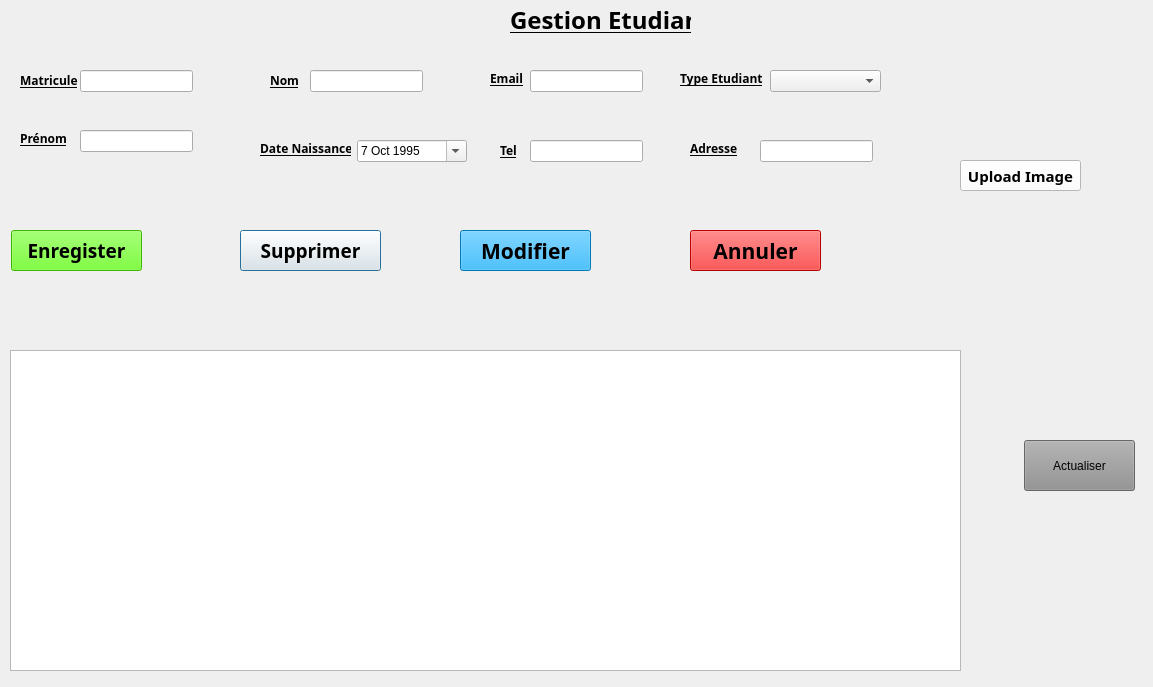
<?xml version="1.0" encoding="UTF-8"?>
<ui version="4.0">
 <class>Dialog</class>
 <widget class="QDialog" name="Dialog">
  <property name="geometry">
   <rect>
    <x>0</x>
    <y>0</y>
    <width>1153</width>
    <height>687</height>
   </rect>
  </property>
  <property name="windowTitle">
   <string>Dialog</string>
  </property>
  <widget class="QPushButton" name="Delete_btn">
   <property name="geometry">
    <rect>
     <x>240</x>
     <y>230</y>
     <width>141</width>
     <height>41</height>
    </rect>
   </property>
   <property name="font">
    <font>
     <family>Agency FB</family>
     <pointsize>14</pointsize>
     <weight>75</weight>
     <bold>true</bold>
    </font>
   </property>
   <property name="text">
    <string>Supprimer</string>
   </property>
   <property name="icon">
    <iconset resource="ressource.qrc">
     <normaloff>:/images/trash_1.png</normaloff>:/images/trash_1.png</iconset>
   </property>
  </widget>
  <widget class="QDateEdit" name="Date">
   <property name="enabled">
    <bool>true</bool>
   </property>
   <property name="geometry">
    <rect>
     <x>357</x>
     <y>140</y>
     <width>110</width>
     <height>22</height>
    </rect>
   </property>
   <property name="calendarPopup">
    <bool>true</bool>
   </property>
   <property name="date">
    <date>
     <year>1995</year>
     <month>10</month>
     <day>7</day>
    </date>
   </property>
  </widget>
  <widget class="QPushButton" name="pushButton_4">
   <property name="geometry">
    <rect>
     <x>1024</x>
     <y>440</y>
     <width>111</width>
     <height>51</height>
    </rect>
   </property>
   <property name="styleSheet">
    <string notr="true">background-color: rgb(143, 143, 143);</string>
   </property>
   <property name="text">
    <string>Actualiser</string>
   </property>
   <property name="icon">
    <iconset resource="ressource.qrc">
     <normaloff>:/images/rotate.png</normaloff>:/images/rotate.png</iconset>
   </property>
  </widget>
  <widget class="QPushButton" name="Add_Etudiant">
   <property name="geometry">
    <rect>
     <x>11</x>
     <y>230</y>
     <width>131</width>
     <height>41</height>
    </rect>
   </property>
   <property name="font">
    <font>
     <family>Agency FB</family>
     <pointsize>14</pointsize>
     <weight>75</weight>
     <bold>true</bold>
    </font>
   </property>
   <property name="styleSheet">
    <string notr="true">background-color: rgb(85, 255, 0);</string>
   </property>
   <property name="text">
    <string>Enregister</string>
   </property>
   <property name="icon">
    <iconset resource="ressource.qrc">
     <normaloff>:/images/plus-button.png</normaloff>:/images/plus-button.png</iconset>
   </property>
  </widget>
  <widget class="QTableView" name="tableView">
   <property name="geometry">
    <rect>
     <x>10</x>
     <y>350</y>
     <width>951</width>
     <height>321</height>
    </rect>
   </property>
  </widget>
  <widget class="QLabel" name="Label">
   <property name="geometry">
    <rect>
     <x>270</x>
     <y>70</y>
     <width>41</width>
     <height>20</height>
    </rect>
   </property>
   <property name="font">
    <font>
     <family>Agency FB</family>
     <pointsize>9</pointsize>
     <weight>75</weight>
     <bold>true</bold>
     <underline>true</underline>
    </font>
   </property>
   <property name="text">
    <string>Nom</string>
   </property>
  </widget>
  <widget class="QLabel" name="Label_6">
   <property name="geometry">
    <rect>
     <x>260</x>
     <y>140</y>
     <width>91</width>
     <height>16</height>
    </rect>
   </property>
   <property name="font">
    <font>
     <family>Agency FB</family>
     <pointsize>9</pointsize>
     <weight>75</weight>
     <bold>true</bold>
     <underline>true</underline>
    </font>
   </property>
   <property name="text">
    <string>Date Naissance</string>
   </property>
  </widget>
  <widget class="QLabel" name="Label_7">
   <property name="geometry">
    <rect>
     <x>680</x>
     <y>70</y>
     <width>91</width>
     <height>16</height>
    </rect>
   </property>
   <property name="font">
    <font>
     <family>Agency FB</family>
     <pointsize>9</pointsize>
     <weight>75</weight>
     <bold>true</bold>
     <underline>true</underline>
    </font>
   </property>
   <property name="text">
    <string>Type Etudiant</string>
   </property>
  </widget>
  <widget class="QLabel" name="label_8">
   <property name="geometry">
    <rect>
     <x>510</x>
     <y>0</y>
     <width>181</width>
     <height>41</height>
    </rect>
   </property>
   <property name="font">
    <font>
     <family>Agency FB</family>
     <pointsize>18</pointsize>
     <weight>75</weight>
     <bold>true</bold>
     <underline>true</underline>
    </font>
   </property>
   <property name="text">
    <string>Gestion Etudiant</string>
   </property>
   <property name="textFormat">
    <enum>Qt::RichText</enum>
   </property>
  </widget>
  <widget class="QLabel" name="Label_2">
   <property name="geometry">
    <rect>
     <x>20</x>
     <y>130</y>
     <width>51</width>
     <height>16</height>
    </rect>
   </property>
   <property name="font">
    <font>
     <family>Agency FB</family>
     <pointsize>9</pointsize>
     <weight>75</weight>
     <bold>true</bold>
     <underline>true</underline>
    </font>
   </property>
   <property name="text">
    <string>Prénom</string>
   </property>
  </widget>
  <widget class="QLabel" name="Label_3">
   <property name="geometry">
    <rect>
     <x>20</x>
     <y>70</y>
     <width>61</width>
     <height>20</height>
    </rect>
   </property>
   <property name="font">
    <font>
     <family>Agency FB</family>
     <pointsize>9</pointsize>
     <weight>75</weight>
     <bold>true</bold>
     <underline>true</underline>
    </font>
   </property>
   <property name="text">
    <string>Matricule</string>
   </property>
  </widget>
  <widget class="QLabel" name="Label_5">
   <property name="geometry">
    <rect>
     <x>500</x>
     <y>140</y>
     <width>31</width>
     <height>20</height>
    </rect>
   </property>
   <property name="font">
    <font>
     <family>Agency FB</family>
     <pointsize>9</pointsize>
     <weight>75</weight>
     <bold>true</bold>
     <underline>true</underline>
    </font>
   </property>
   <property name="text">
    <string>Tel</string>
   </property>
  </widget>
  <widget class="QLabel" name="Label_4">
   <property name="geometry">
    <rect>
     <x>490</x>
     <y>70</y>
     <width>51</width>
     <height>16</height>
    </rect>
   </property>
   <property name="font">
    <font>
     <family>Agency FB</family>
     <pointsize>9</pointsize>
     <weight>75</weight>
     <bold>true</bold>
     <underline>true</underline>
    </font>
   </property>
   <property name="text">
    <string>Email</string>
   </property>
  </widget>
  <widget class="QPushButton" name="Cancel_btn">
   <property name="geometry">
    <rect>
     <x>690</x>
     <y>230</y>
     <width>131</width>
     <height>41</height>
    </rect>
   </property>
   <property name="font">
    <font>
     <family>Agency FB</family>
     <pointsize>16</pointsize>
     <weight>75</weight>
     <bold>true</bold>
    </font>
   </property>
   <property name="styleSheet">
    <string notr="true">background-color: rgb(255, 0, 0);</string>
   </property>
   <property name="text">
    <string>Annuler</string>
   </property>
   <property name="icon">
    <iconset>
     <normaloff>C:/Users/Babs Beats/Desktop/Projet système d'information parents d'éléves/senschool_Texting/src/images/x-button.png</normaloff>C:/Users/Babs Beats/Desktop/Projet système d'information parents d'éléves/senschool_Texting/src/images/x-button.png</iconset>
   </property>
  </widget>
  <widget class="QComboBox" name="comboBoxTypeEtudiant">
   <property name="geometry">
    <rect>
     <x>770</x>
     <y>70</y>
     <width>111</width>
     <height>22</height>
    </rect>
   </property>
  </widget>
  <widget class="QPushButton" name="Update_btn">
   <property name="geometry">
    <rect>
     <x>460</x>
     <y>230</y>
     <width>131</width>
     <height>41</height>
    </rect>
   </property>
   <property name="font">
    <font>
     <family>Agency FB</family>
     <pointsize>16</pointsize>
     <weight>75</weight>
     <bold>true</bold>
    </font>
   </property>
   <property name="styleSheet">
    <string notr="true">background-color: rgb(0, 170, 255);</string>
   </property>
   <property name="text">
    <string>Modifier</string>
   </property>
   <property name="icon">
    <iconset resource="ressource.qrc">
     <normaloff>:/images/writing.png</normaloff>:/images/writing.png</iconset>
   </property>
  </widget>
  <widget class="QLabel" name="Label_Adresse">
   <property name="geometry">
    <rect>
     <x>690</x>
     <y>140</y>
     <width>51</width>
     <height>16</height>
    </rect>
   </property>
   <property name="font">
    <font>
     <family>Agency FB</family>
     <pointsize>9</pointsize>
     <weight>75</weight>
     <bold>true</bold>
     <underline>true</underline>
    </font>
   </property>
   <property name="text">
    <string>Adresse</string>
   </property>
  </widget>
  <widget class="QLineEdit" name="adresselineEdit">
   <property name="geometry">
    <rect>
     <x>760</x>
     <y>140</y>
     <width>113</width>
     <height>22</height>
    </rect>
   </property>
  </widget>
  <widget class="QLineEdit" name="lineEdit_Matricule">
   <property name="geometry">
    <rect>
     <x>80</x>
     <y>70</y>
     <width>113</width>
     <height>22</height>
    </rect>
   </property>
  </widget>
  <widget class="QLineEdit" name="lineEdit_Nom">
   <property name="geometry">
    <rect>
     <x>310</x>
     <y>70</y>
     <width>113</width>
     <height>22</height>
    </rect>
   </property>
  </widget>
  <widget class="QLineEdit" name="lineEdit_email">
   <property name="geometry">
    <rect>
     <x>530</x>
     <y>70</y>
     <width>113</width>
     <height>22</height>
    </rect>
   </property>
  </widget>
  <widget class="QLineEdit" name="lineEdit_prenom">
   <property name="geometry">
    <rect>
     <x>80</x>
     <y>130</y>
     <width>113</width>
     <height>22</height>
    </rect>
   </property>
  </widget>
  <widget class="QLineEdit" name="lineEdit_Tel">
   <property name="geometry">
    <rect>
     <x>530</x>
     <y>140</y>
     <width>113</width>
     <height>22</height>
    </rect>
   </property>
  </widget>
  <widget class="QPushButton" name="pushButton_2">
   <property name="geometry">
    <rect>
     <x>960</x>
     <y>160</y>
     <width>121</width>
     <height>31</height>
    </rect>
   </property>
   <property name="font">
    <font>
     <family>Agency FB</family>
     <pointsize>11</pointsize>
     <weight>75</weight>
     <bold>true</bold>
    </font>
   </property>
   <property name="styleSheet">
    <string notr="true">background-color: rgb(255, 255, 255);</string>
   </property>
   <property name="text">
    <string>Upload Image</string>
   </property>
   <property name="icon">
    <iconset resource="ressource.qrc">
     <normaloff>:/images/paper-plane.png</normaloff>:/images/paper-plane.png</iconset>
   </property>
  </widget>
  <widget class="QLabel" name="rpLabel_2">
   <property name="geometry">
    <rect>
     <x>950</x>
     <y>30</y>
     <width>131</width>
     <height>111</height>
    </rect>
   </property>
   <property name="styleSheet">
    <string notr="true">color: #fefefe;</string>
   </property>
   <property name="text">
    <string>&lt;html&gt;&lt;head/&gt;&lt;body&gt;&lt;p&gt;&lt;img src=&quot;:/images/user.png&quot;/&gt;&lt;/p&gt;&lt;/body&gt;&lt;/html&gt;</string>
   </property>
  </widget>
 </widget>
 <resources>
  <include location="ressource.qrc"/>
 </resources>
 <connections/>
</ui>
